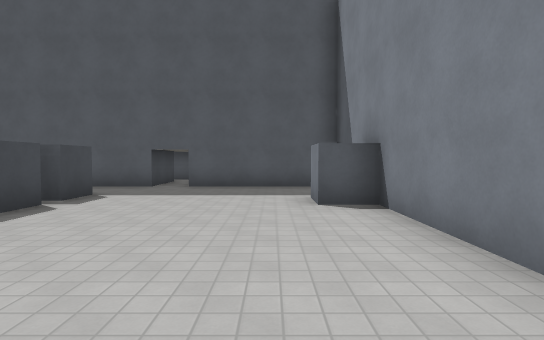
View 1 (above)

12 first-person views from a walk through a Godot game level. The camera is 1.5 m above the floor, tilts 2° down and sees 80° across. The floor is counted in squares, 2 m on a side. Each view is taken from the middle of a square. On the plan, view 1 faces up. The plan holds only what a view shows up to about 11 squares ahead; the rest is blank. Surface patterns are stand-ins for the level's own textures.

View 2
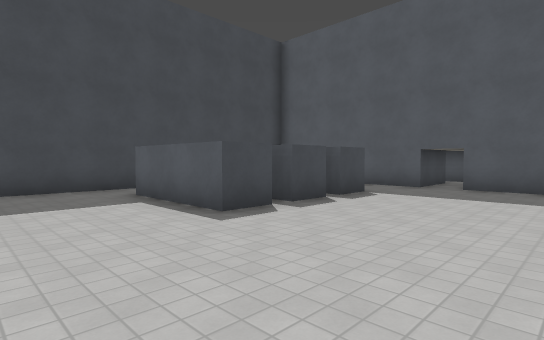

View 3
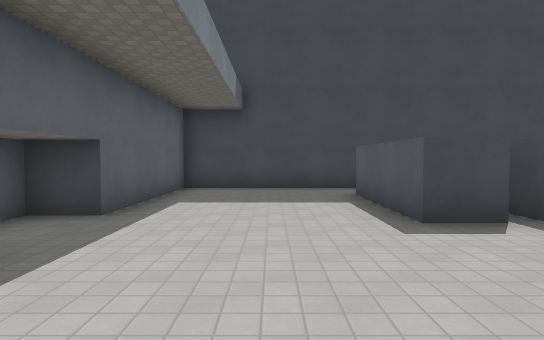

View 4
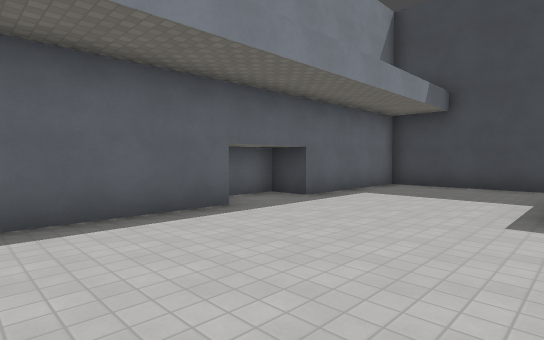

View 5
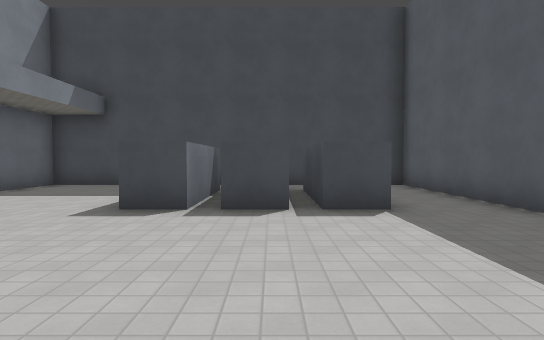

View 6
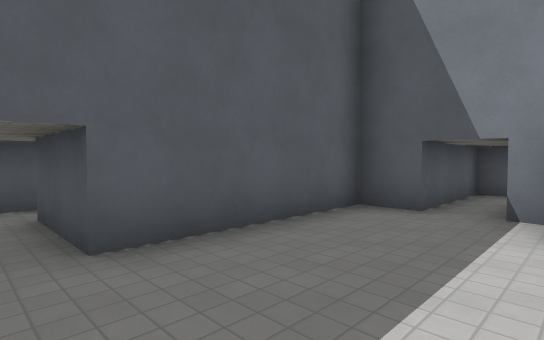

View 7
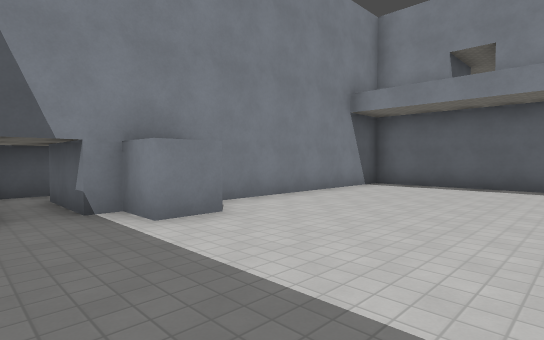

View 8
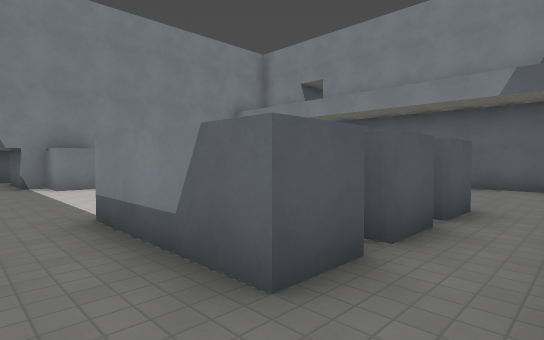

View 9
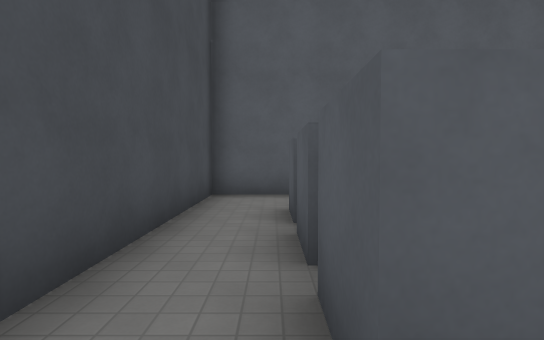

View 10
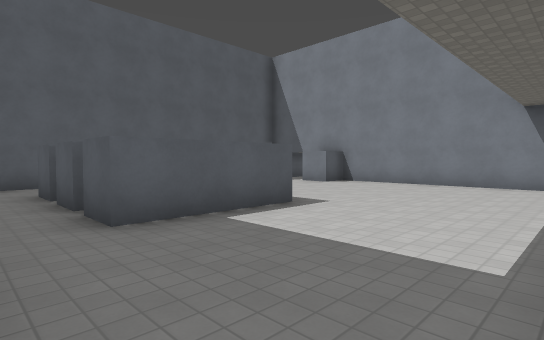

View 11
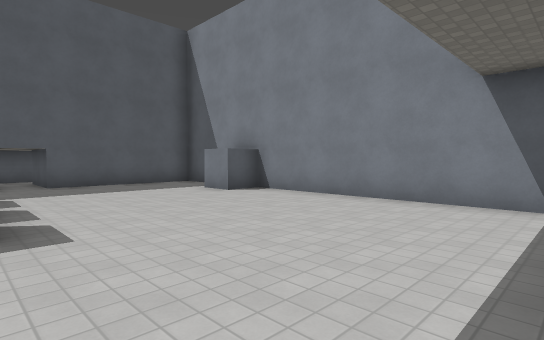

View 12
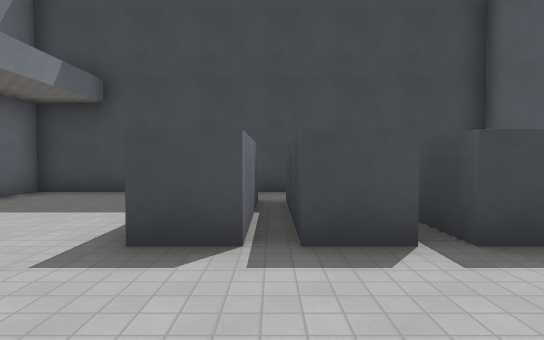

### Floor plan
Points are (right, up) in squares from view 1. A wall is a line through its corners. A room is listed if a view was taken in it or the views show most of it. See-through windows are left out.
Room 1 (views 1, 2, 3, 4, 5, 6, 7, 8, 9, 10, 11, 12)
walls: (-3.7, 3.8) (-3.7, 2.7) (-6.7, 2.7) (-6.7, 3.8) (-3.7, 3.8); (-3.7, 5.4) (-3.7, 4.3) (-6.7, 4.3) (-6.7, 5.2) (-6.4, 5.2); (-3.7, 5.8) (-6.7, 5.8) (-6.7, 6.7) (-3.7, 6.7) (-3.7, 5.8); (-2.2, -1.2) (1.8, -1.2) (1.8, 5.2) (0.7, 5.2) (0.7, 6.2) (1.8, 6.2) (1.8, 6.7) (3.8, 6.7); (-3.2, 10.8) (-3.2, 8.7) (-8.2, 8.7) (-8.2, -1.2) (-4.3, -1.2) (-4.3, -2.2) (-3, -2.2); (4.7, 6.5) (4.7, 7.7) (1.8, 7.7) (1.8, 8.7) (-2.2, 8.7) (-2.2, 10.8)
ways out: opening at (-3, 9.5)

Where each view was taken, in squares from view 1:
view 1: 0 up, 0 right, facing up
view 2: 0 up, 0 right, facing up-left
view 3: 1 up, 0 right, facing left
view 4: 3 up, 1 right, facing down-left
view 5: 5 up, 1 right, facing left
view 6: 6 up, 3 left, facing up-right
view 7: 8 up, 3 left, facing down-right
view 8: 8 up, 8 left, facing down-right
view 9: 2 up, 7 left, facing up
view 10: 1 down, 8 left, facing up-right
view 11: 1 down, 4 left, facing up-right
view 12: 4 up, 1 left, facing left
